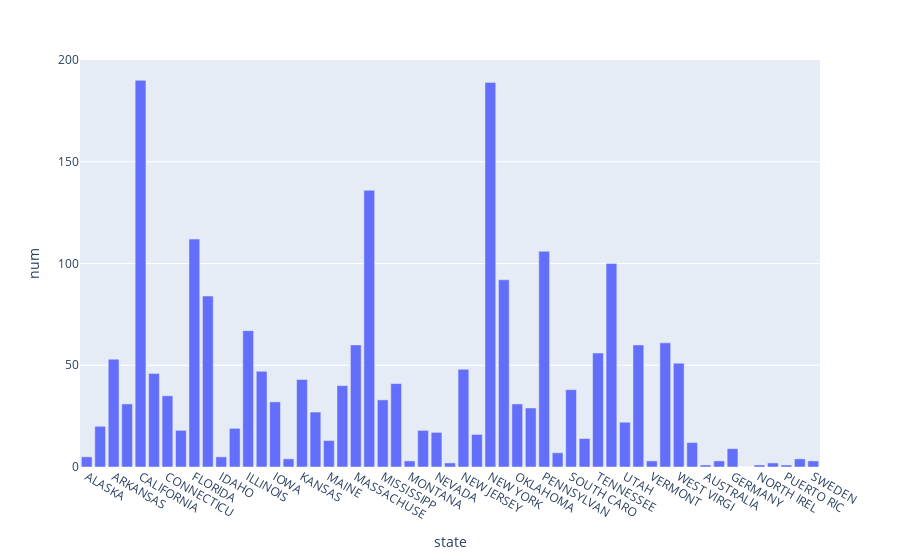

The code cell stored with this chart in its notebook:
### Code cell
fig = px.bar(state_num, x='state', y='num')
fig.show()

### Figure 1 — Plotly figure (JSON) as saved in the notebook; plotly's stock layout.template omitted (floating-point values rounded to 4 significant figures)
{"data": [{"alignmentgroup": "True", "hovertemplate": "state=%{x}<br>num=%{y}<extra></extra>", "legendgroup": "", "marker": {"color": "#636efa", "pattern": {"shape": ""}}, "name": "", "offsetgroup": "", "orientation": "v", "showlegend": false, "textposition": "auto", "type": "bar", "x": ["ALASKA", "ALABAMA", "ARKANSAS", "ARIZONA", "CALIFORNIA", "COLORADO", "CONNECTICU", "DELAWARE", "FLORIDA", "GEORGIA", "IDAHO", "HAWAII", "ILLINOIS", "INDIANA", "IOWA", "KENTUCKY", "KANSAS", "LOUISIANA", "MAINE", "MARYLAND", "MASSACHUSE", "MICHIGAN", "MISSISSIPP", "MISSOURI", "MONTANA", "NEBRASKA", "NEVADA", "NEW HAMPSH", "NEW JERSEY", "NEW MEXICO", "NEW YORK", "OHIO", "OKLAHOMA", "OREGON", "PENNSYLVAN", "RHODE ISLA", "SOUTH CARO", "SOUTH DAKO", "TENNESSEE", "TEXAS", "UTAH", "VIRGINIA", "VERMONT", "WASHINGTON", "WEST VIRGI", "WYOMING", "AUSTRALIA", "CANADA", "GERMANY", "GREAT BRIT", "NORTH IREL", "MEXICO", "PUERTO RIC", "TAIWAN", "SWEDEN"], "xaxis": "x", "y": [5, 20, 53, 31, 190, 46, 35, 18, 112, 84, 5, 19, 67, 47, 32, 4, 43, 27, 13, 40, 60, 136, 33, 41, 3, 18, 17, 2, 48, 16, 189, 92, 31, 29, 106, 7, 38, 14, 56, 100, 22, 60, 3, 61, 51, 12, 1, 3, 9, 0, 1, 2, 1, 4, 3], "yaxis": "y"}], "layout": {"autosize": true, "barmode": "relative", "legend": {"tracegroupgap": 0}, "margin": {"t": 60}, "xaxis": {"anchor": "y", "autorange": true, "domain": [0, 1], "range": [-0.5, 54.5], "title": {"text": "state"}, "type": "category"}, "yaxis": {"anchor": "x", "autorange": true, "domain": [0, 1], "range": [0, 200], "title": {"text": "num"}, "type": "linear"}}}
